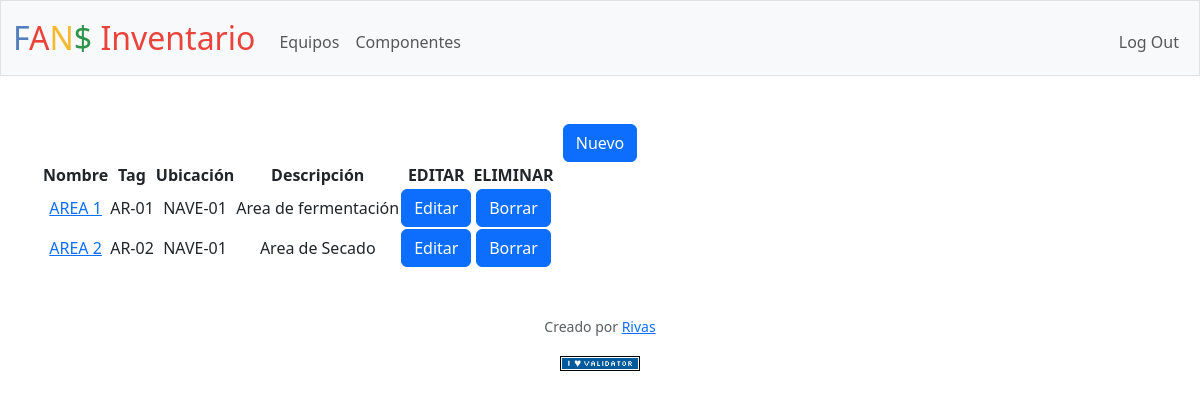
The page / (signed in) on the database its author committed.
### tables this page shows
CREATE TABLE areas(id INTEGER PRIMARY KEY AUTOINCREMENT, nombre TEXT NOT NULL, tag TEXT NOT NULL UNIQUE, ubicacion TEXT, descripcion TEXT );

### app.py (the view)
@app.route("/")
@login_required
def index():
    areas = db.execute("SELECT * FROM areas")
    return render_template("areas.html", areas=areas)

### app.py (called while the page is built)
@app.after_request
def after_request(response):
    response.headers["Cache-Control"] = "no-cache, no-store, must-revalidate"
    response.headers["Expires"] = 0
    response.headers["Pragma"] = "no-cache"
    return response

### helpers.py (called while the page is built)
def login_required(f):
    @wraps(f)
    def decorated_function(*args, **kwargs):
        if session.get("user_id") is None:
            return redirect("/login")
        return f(*args, **kwargs)
    return decorated_function

### templates/areas.html (shortened to what this page needs)
{% extends "layout.html" %}
{% block main %}
    <a href="/new_area"><button class="btn btn-primary ">Nuevo</button></a>
   <table class="">
    <thead>
        <tr>
            <th>Nombre</th>
            <th>Tag</th>
            <th>Ubicación</th>
            <th>Descripción</th>
            <th>EDITAR</th>
            <th>ELIMINAR</th>
        </tr>
    </thead>
    <tbody>
        {% for row in areas %}
            <tr>
                <td><a href="/areas?id={{ row.id }}">{{ row.nombre }}</a></td>
                <td>{{ row.tag }}</td>
                <td>{{ row.ubicacion }}</td>
                <td>{{ row.descripcion }}</td>
                <td class="">
                    <a href="/editar_area?id={{ row.id }}"><button class="btn btn-primary " type="submit">Editar</button></a>
                </td>
                <td class="">
                    <a href="/borrar_area?id={{ row.id }}"><button class="btn btn-primary " type="submit">Borrar</button></a>
                </td>
            </tr>
        {% endfor %}
    </tbody>
   </table>
{% endblock %}

### rows shown on the page
areas: nombre "AREA 1", tag "AR-01", ubicacion "NAVE-01", descripcion "Area de fermentación"
areas: nombre "AREA 2", tag "AR-02", ubicacion "NAVE-01", descripcion "Area de Secado"
